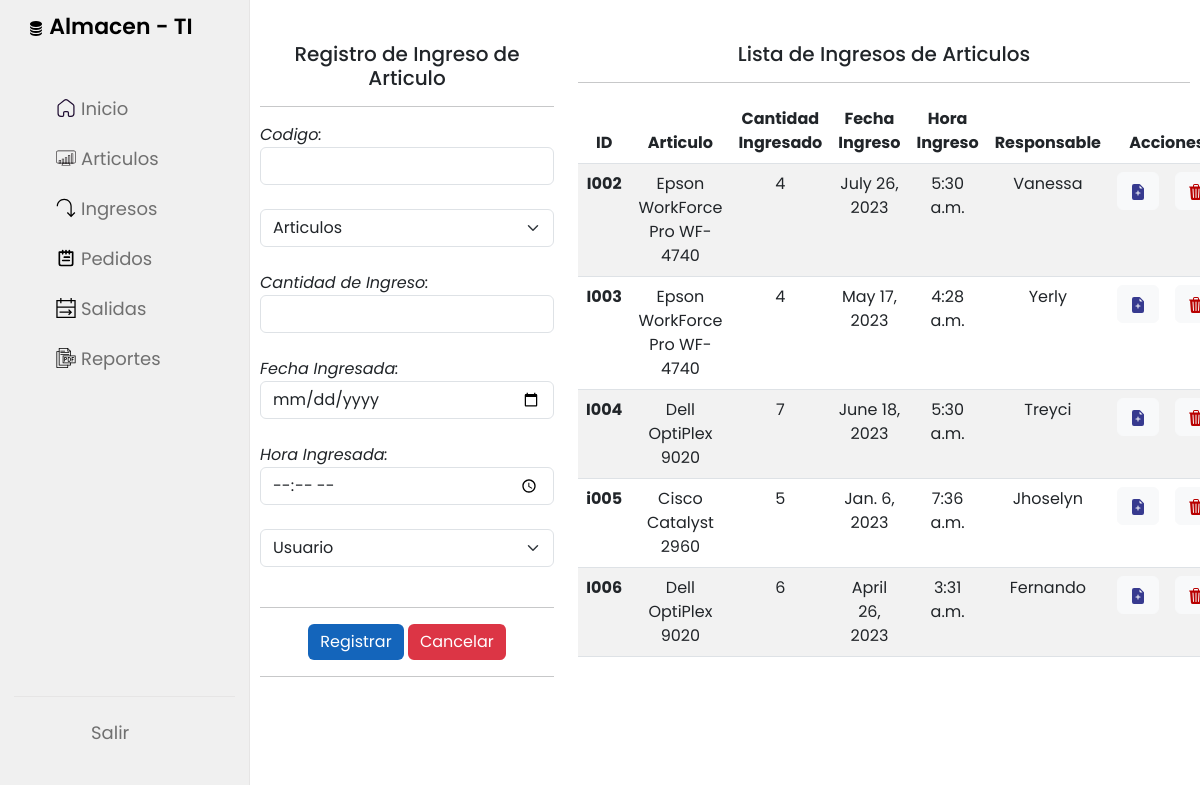
The app's page /ingreso (signed in), older data.
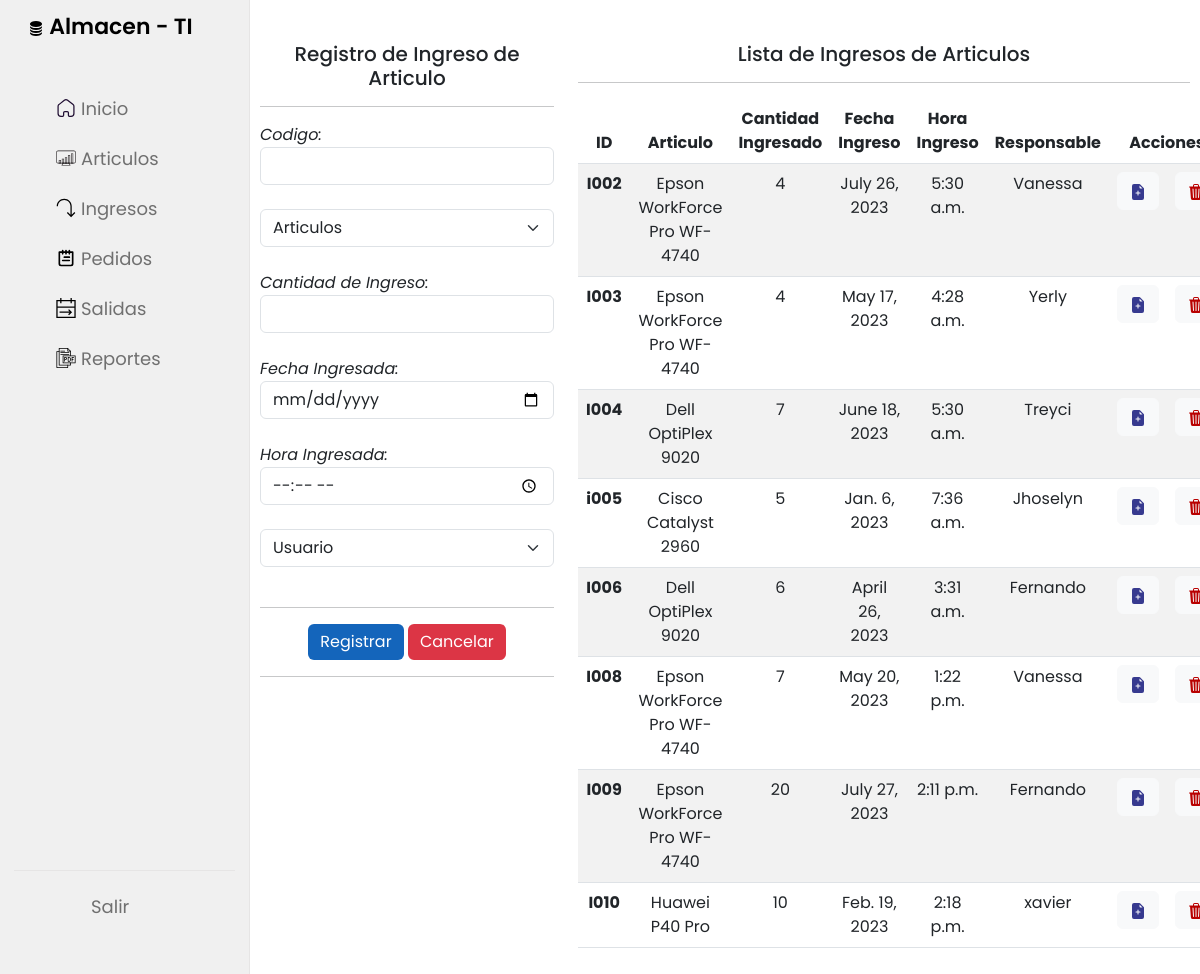
The same page, newer data.
### Almacen/models.py (models this page shows, shortened)
class Orden_Ingreso(models.Model):
    codigo=models.CharField(primary_key=True, max_length=6)
    codigo_Articulo=models.ForeignKey(Articulo, on_delete=models.CASCADE)
    cant_Art_Ingresados=models.IntegerField()
    fecha_Ingreso=models.DateField()
    hora_Ingreso=models.TimeField()
    codigo_Usuario=models.ForeignKey(Usuario, on_delete=models.CASCADE)

class Articulo(models.Model):
    codigo=models.CharField(primary_key=True, max_length=6)
    nombre=models.CharField(max_length=60)
    stock=models.IntegerField()
    codigo_Modelo = models.ForeignKey(Modelo, on_delete=models.CASCADE)
    codigo_Marca = models.ForeignKey(Marca, on_delete=models.CASCADE)
    codigo_Categoria=models.ForeignKey(Categoria, on_delete=models.CASCADE)

class Modelo(models.Model):
    codigo=models.CharField(primary_key=True, max_length=6)
    nombre=models.CharField(max_length=60)
    def __str__(self):
        return self.nombre

class Usuario(models.Model):
    codigo=models.CharField(primary_key=True, max_length=6)
    nombreusuario = models.CharField(max_length=40)
    nombre = models.CharField(max_length=60)
    apellido = models.CharField(max_length=80)
    email = models.EmailField(max_length=40)
    contraseña = models.CharField(max_length=12)
    def __str__(self):
        return self.nombreusuario

### Almacen/views.py (the view)
# urls.py: path('ingreso',views.ingreso,name='ingreso'),
@login_required
def ingreso(request):
    ingresos = Orden_Ingreso.objects.all()
    articulos = Articulo.objects.all()
    usuarios = Usuario.objects.all()
    context = {"ingresos":ingresos, "articulos":articulos, "usuarios":usuarios}
    return render(request, template_gestion_ingreso,context)

### Almacen/templates/acciones/ingreso/GestionIngreso.html (shortened to what this page needs)
{% extends 'base/index.html' %}
{% block content %}
<div class="row pt-3">
    <div class="col-4 pt-3">
        <h5 class="text-center">Registro de Ingreso de Articulo</h5>
        <hr>
        <form action="/ingreso/registraringreso" method="post">
            <div class="row">
                <div class="col">
                    <div>
                        <label><em>Codigo:</em></label>
                        <input type="text" name="txtCodigo" class="form-control">
                    </div><br>
                    <div>
                        <select class="form-select" aria-label="Default select example" name="txtArticulo">
                            <option selected>Articulos</option>
                        </select>
                    </div><br>
                    <div>
                        <label><em>Cantidad de Ingreso:</em></label>
                        <input type="number" name="txtCantidad" class="form-control">
                    </div><br>
                    <div>
                        <label><em>Fecha Ingresada:</em></label>
                        <input type="date" name="txtFecha" class="form-control">
                    </div><br>
                    <div>
                        <label><em>Hora Ingresada:</em></label>
                        <input type="time" name="txtHora" class="form-control">
                    </div><br>
                    <div>
                        <select class="form-select" aria-label="Default select example" name="txtUsuario">
                            <option selected>Usuario</option>
                        </select>
                    </div><br>
                </div>
            </div>
            <hr>
            <div class="text-center d-grid gap-2 d-md-block">
                <button class="btnsave btn btn-success" type="submit">Registrar</button>
                <button class="btndelete btn btn-danger" type="reset">Cancelar</button>
            </div>
            <hr>
        </form>
    </div>
    <div class="col-8 pt-3 text-center">
        <h5>Lista de Ingresos de Articulos</h5>
        <hr>
        <table class="table table-striped table-hover">
            <thead>
                <tr>
                    <th scope="col">ID</th>
                    <th scope="col">Articulo</th>
                    <th scope="col">Cantidad Ingresado</th>
                    <th scope="col">Fecha Ingreso</th>
                    <th scope="col">Hora Ingreso</th>
                    <th scope="col">Responsable</th>
                    <th scope="col" colspan="2">Acciones</th>
                </tr>
            </thead>
            <tbody>
                {% for i in ingresos %}
                <tr>
                    <th scope="row">{{i.codigo}}</th>
                    <td>{{i.codigo_Articulo.codigo_Modelo}}</td>
                    <td>{{i.cant_Art_Ingresados}}</td>
                    <td>{{i.fecha_Ingreso}}</td>
                    <td>{{i.hora_Ingreso}}</td>
                    <td>{{i.codigo_Usuario}}</td>
                    <td>
                        <button type="button" class="btn btn-light">
                            <a class="editar" href="/ingreso/edicioningreso/{{i.codigo}}">
                            </a>
                        </button>
                    </td>
                    <td>
                        <button type="button" class="btn btn-light">
                            <a class="eliminar" href="/ingreso/eliminaringreso/{{i.codigo}}">
                            </a>
                        </button>
                    </td>
                </tr>
                {% endfor %}
            </tbody>
        </table>
    </div>
</div>
{% endblock %}

Row changes from the older to the newer data that the page shows:
added Orden_Ingreso: codigo "I008", codigo_Articulo.codigo_Modelo "Epson WorkForce Pro WF-4740", cant_Art_Ingresados "7", fecha_Ingreso "May 20, 2023", hora_Ingreso "1:22 p.m.", codigo_Usuario "Vanessa"
added Orden_Ingreso: codigo "I009", codigo_Articulo.codigo_Modelo "Epson WorkForce Pro WF-4740", cant_Art_Ingresados "20", fecha_Ingreso "July 27, 2023", hora_Ingreso "2:11 p.m.", codigo_Usuario "Fernando"
added Orden_Ingreso: codigo "I010", codigo_Articulo.codigo_Modelo "Huawei P40 Pro", cant_Art_Ingresados "10", fecha_Ingreso "Feb. 19, 2023", hora_Ingreso "2:18 p.m.", codigo_Usuario "xavier"
